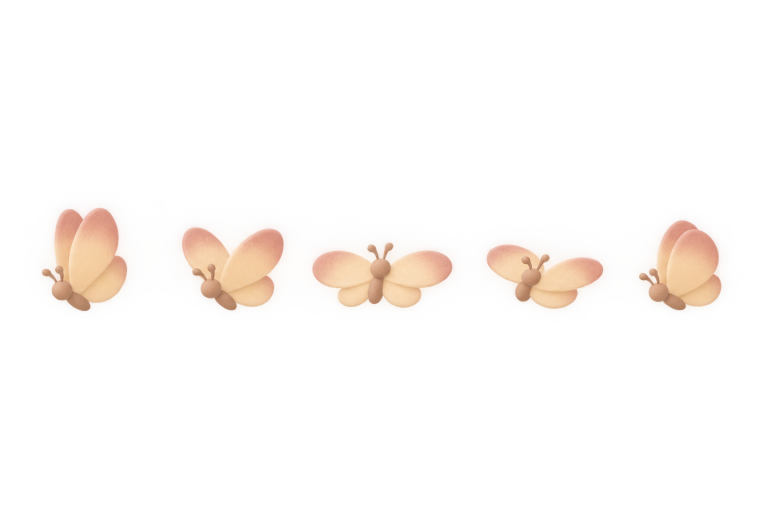
#> input picture design/art/masters/critter-butterfly/raw.webp, 1536 x 1024 px (shown at 1/2 size)
$ python -i upscale.py   (imports and definitions only)
#> lines starting #> are read from the running program, lines starting #| are printed output that depends on the picture
#!/usr/bin/env python3
"""Offline AI upscaler for painted plates (Real-ESRGAN family, ONNX, CPU).

    python3 -I tools/plate/upscale.py IN OUT --scale 2 [--model general-x4v3|anime6b]

Runs a x4 Real-ESRGAN ONNX model tile by tile (bounded memory), then Lanczos-resamples to the
requested scale,
then pins low-frequency colour to the Lanczos result (no tone drift). Alpha is upscaled separately with Lanczos. Weights are downloaded once to
~/.cache/pofu-upscale/ (override: POFU_UPSCALE_CACHE) from a pinned URL and checked against a
pinned sha256; they are never committed. Licence notes: tools/plate/README.md.
"""
import argparse
import hashlib
import os
import sys
import urllib.request
from pathlib import Path

import numpy as np
from PIL import Image

MODELS = {
    "anime6b": dict(
        url="https://huggingface.co/RekluzLabs/realesrgan_anime6b.onnx/resolve/main/realesrgan_anime6b.onnx",
        sha256="45bd54934aeabe8df744c8fdacb9e8846c9b55cb4e60c499db77405d1625a667"),
    "general-x4v3": dict(
        url="https://huggingface.co/Heliosoph/realesrgan-onnx/resolve/main/realesr-general-x4v3.onnx",
        sha256="09b757accd747d7e423c1d352b3e8f23e77cc5742d04bae958d4eb8082b76fa4"),
}
NATIVE = 4


def cache_dir():
    return Path(os.environ.get("POFU_UPSCALE_CACHE", Path.home() / ".cache" / "pofu-upscale"))


def _sha(path):
    h = hashlib.sha256()
    with open(path, "rb") as f:
        for b in iter(lambda: f.read(1 << 20), b""):
            h.update(b)
    return h.hexdigest()


def model_path(name, download=True):
    spec = MODELS[name]
    p = cache_dir() / f"{name}.onnx"
    if p.exists() and _sha(p) == spec["sha256"]:
        return p
    if not download:
        return None
    p.parent.mkdir(parents=True, exist_ok=True)
    tmp = p.with_suffix(".part")
    urllib.request.urlretrieve(spec["url"], tmp)
    if _sha(tmp) != spec["sha256"]:
        tmp.unlink()
        raise RuntimeError(f"sha256 mismatch for {name}")
    tmp.replace(p)
    return p


def session(name, threads=0, download=True):
    import onnxruntime as ort
    path = model_path(name, download)
    if path is None:
        raise FileNotFoundError(name)
    so = ort.SessionOptions()
    if threads:
        so.intra_op_num_threads = threads
    return ort.InferenceSession(str(path), so, providers=["CPUExecutionProvider"])


# [27 lines left out: functions upscale_rgb, match_colour, not called in this run]


def upscale_image(im, scale=2, model="general-x4v3", sess=None, tile=256, pad=16, match=True):
    sess = sess or session(model)
    size = (round(im.width * scale), round(im.height * scale))
    alpha = im.getchannel("A") if im.mode in ("RGBA", "LA") else None
    rgb = im.convert("RGB")
    big = Image.fromarray(upscale_rgb(np.asarray(rgb), sess, tile, pad))
    if big.size != size:
        big = big.resize(size, Image.LANCZOS)
    if match:
        big = match_colour(big, rgb.resize(size, Image.LANCZOS), sigma=2.0 * max(scale, 1))
    if alpha is not None:
        big.putalpha(alpha.resize(size, Image.LANCZOS))
    return big


def blend_image(im, scale=2, mix=0.8, model="general-x4v3", sess=None, tile=256):
    """What plates ship: `mix` of the upscaled picture and (1 - mix) of the plain Lanczos resize
    (0.8 / 0.2, the in-app A/B of 2026-11-10: sharper edges without the model's invented texture)."""
    size = (round(im.width * scale), round(im.height * scale))
    rgb = im.convert("RGB")
    big = upscale_image(rgb, scale, model, sess=sess, tile=tile)
    return Image.blend(rgb.resize(size, Image.LANCZOS), big, mix)


# [19 lines left out: function main, not called in this run]


# [2 lines not run here, left out]

>>> from PIL import Image
>>> picture = Image.open('../../design/art/masters/critter-butterfly/raw.webp')
#> picture is the input picture: PIL image 1536x1024 RGBA; mean R, G, B, A 52.2, 43.5, 41.3, 18.3
>>> result = blend_image(picture)
#> in blend_image, `rgb = im.convert("RGB")`:
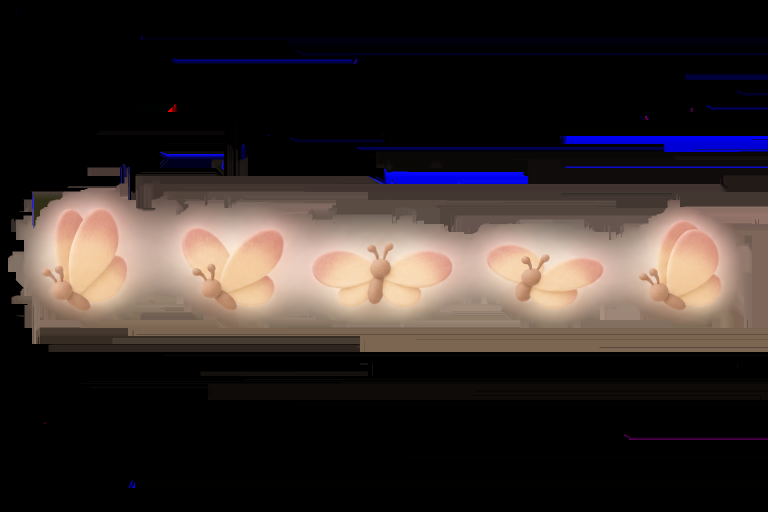
#> rgb: PIL image 1536x1024 RGB (shown at 1/2 size); mean R, G, B 52.2, 43.5, 41.3
#> (the run stopped early here; a loop or call above may not have finished)
